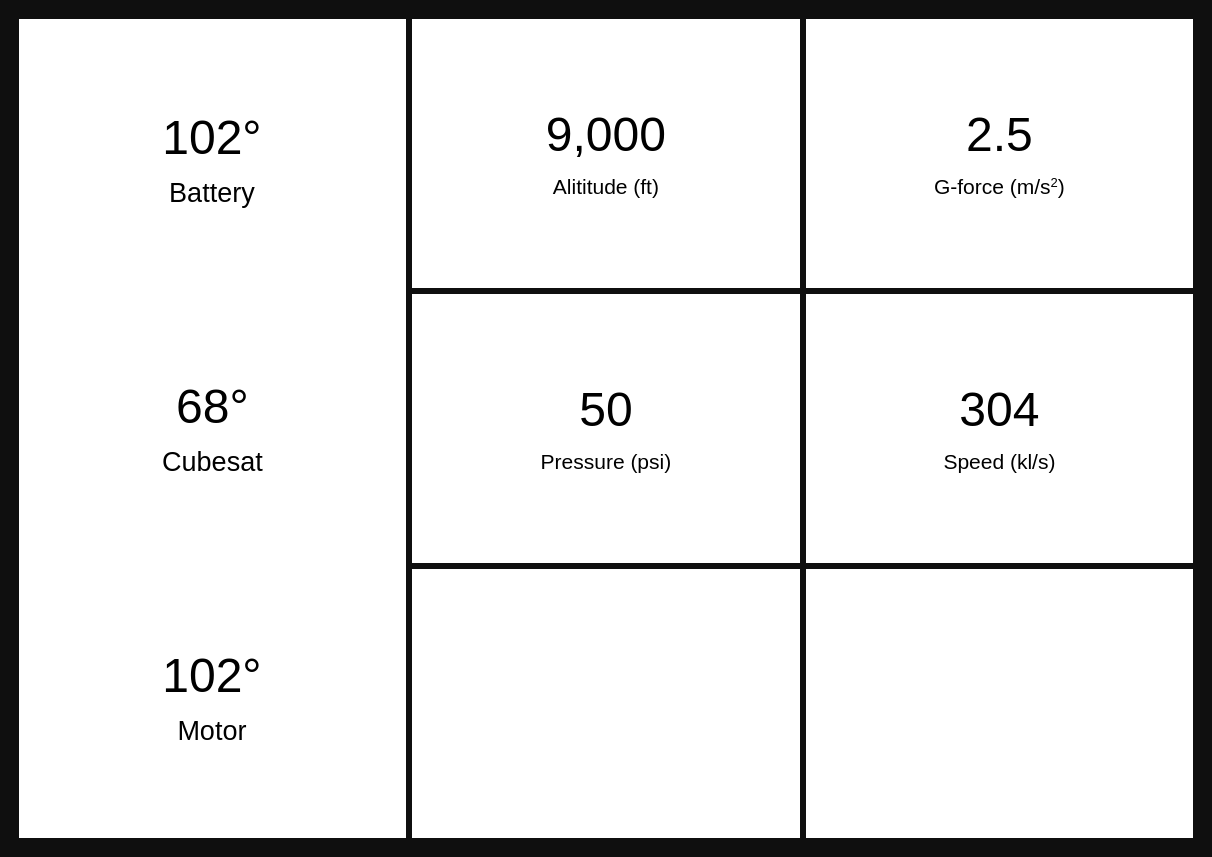
<?xml version="1.0" encoding="UTF-8"?>
<ui version="4.0">
 <class>MainWindow</class>
 <widget class="QMainWindow" name="MainWindow">
  <property name="geometry">
   <rect>
    <x>0</x>
    <y>0</y>
    <width>1212</width>
    <height>857</height>
   </rect>
  </property>
  <property name="windowTitle">
   <string>MainWindow</string>
  </property>
  <widget class="QWidget" name="centralwidget">
   <property name="styleSheet">
    <string notr="true">background-color: #0f0f0f;</string>
   </property>
   <layout class="QHBoxLayout" name="horizontalLayout">
    <item>
     <layout class="QGridLayout" name="gridLayout">
      <property name="leftMargin">
       <number>10</number>
      </property>
      <property name="topMargin">
       <number>10</number>
      </property>
      <property name="rightMargin">
       <number>10</number>
      </property>
      <property name="bottomMargin">
       <number>10</number>
      </property>
      <item row="1" column="2">
       <widget class="QWidget" name="widget" native="true">
        <property name="styleSheet">
         <string notr="true">background-color: white;
border-radius: 3.5em;
margin: 2.5em 4em;
max-width: 30em;
max-height: 17em;</string>
        </property>
        <layout class="QGridLayout" name="gridLayout_4">
         <item row="0" column="0">
          <widget class="QLabel" name="label_7">
           <property name="text">
            <string>&lt;html&gt;&lt;head/&gt;&lt;body&gt;&lt;p align=&quot;center&quot;&gt;&lt;span style=&quot; font-size:36pt;&quot;&gt;2.5&lt;/span&gt;&lt;/p&gt;&lt;p align=&quot;center&quot;&gt;&lt;span style=&quot; font-size:16pt;&quot;&gt;G-force (m/s&lt;/span&gt;&lt;span style=&quot; font-size:16pt; vertical-align:super;&quot;&gt;2&lt;/span&gt;&lt;span style=&quot; font-size:16pt;&quot;&gt;)&lt;/span&gt;&lt;/p&gt;&lt;/body&gt;&lt;/html&gt;</string>
           </property>
          </widget>
         </item>
        </layout>
       </widget>
      </item>
      <item row="2" column="1">
       <widget class="QWidget" name="widget" native="true">
        <property name="styleSheet">
         <string notr="true">background-color: white;
border-radius: 3.5em;
margin: 2.5em 4em;
max-width: 30em;
max-height: 17em;</string>
        </property>
        <layout class="QGridLayout" name="gridLayout_3">
         <item row="0" column="0">
          <widget class="QLabel" name="label_2">
           <property name="maximumSize">
            <size>
             <width>300</width>
             <height>287</height>
            </size>
           </property>
           <property name="text">
            <string>&lt;html&gt;&lt;head/&gt;&lt;body&gt;&lt;p align=&quot;center&quot;&gt;&lt;span style=&quot; font-size:36pt;&quot;&gt;50&lt;/span&gt;&lt;/p&gt;&lt;p align=&quot;center&quot;&gt;&lt;span style=&quot; font-size:16pt;&quot;&gt;Pressure (psi)&lt;/span&gt;&lt;/p&gt;&lt;/body&gt;&lt;/html&gt;</string>
           </property>
          </widget>
         </item>
        </layout>
       </widget>
      </item>
      <item row="3" column="1">
       <widget class="QWidget" name="gridWidget_5" native="true">
        <property name="styleSheet">
         <string notr="true">background-color: white;
border-radius: 1.5em;
margin: 4em;
max-height: 8em</string>
        </property>
        <layout class="QGridLayout" name="gridLayout_6"/>
       </widget>
      </item>
      <item row="2" column="2">
       <widget class="QWidget" name="widget" native="true">
        <property name="styleSheet">
         <string notr="true">background-color: white;
border-radius: 3.5em;
margin: 2.5em 4em;
max-width: 30em;
max-height: 17em;</string>
        </property>
        <layout class="QGridLayout" name="gridLayout_5">
         <item row="0" column="0">
          <widget class="QLabel" name="label_8">
           <property name="text">
            <string>&lt;html&gt;&lt;head/&gt;&lt;body&gt;&lt;p align=&quot;center&quot;&gt;&lt;span style=&quot; font-size:36pt;&quot;&gt;304&lt;/span&gt;&lt;/p&gt;&lt;p align=&quot;center&quot;&gt;&lt;span style=&quot; font-size:16pt;&quot;&gt;Speed (kl/s)&lt;/span&gt;&lt;/p&gt;&lt;/body&gt;&lt;/html&gt;</string>
           </property>
          </widget>
         </item>
        </layout>
       </widget>
      </item>
      <item row="1" column="0" rowspan="3">
       <widget class="QWidget" name="gridWidget" native="true">
        <property name="styleSheet">
         <string notr="true">background-color: white;
border-radius: 3.5em;
margin: 2.5em 5em;
max-width: 25em;</string>
        </property>
        <layout class="QGridLayout" name="gridLayout_8">
         <item row="6" column="0">
          <widget class="QLabel" name="label_4">
           <property name="text">
            <string>&lt;html&gt;&lt;head/&gt;&lt;body&gt;&lt;p align=&quot;center&quot;&gt;&lt;span style=&quot; font-size:36pt;&quot;&gt;68°&lt;/span&gt;&lt;/p&gt;&lt;p align=&quot;center&quot;&gt;&lt;span style=&quot; font-size:20pt;&quot;&gt;Cubesat&lt;/span&gt;&lt;/p&gt;&lt;/body&gt;&lt;/html&gt;</string>
           </property>
          </widget>
         </item>
         <item row="3" column="0" alignment="Qt::AlignHCenter">
          <widget class="QLabel" name="label">
           <property name="font">
            <font>
             <family>Arial</family>
             <pointsize>36</pointsize>
             <weight>75</weight>
             <bold>true</bold>
            </font>
           </property>
           <property name="text">
            <string>&lt;html&gt;&lt;head/&gt;&lt;body&gt;&lt;p align=&quot;center&quot;&gt;&lt;span style=&quot; font-weight:400;&quot;&gt;102°&lt;/span&gt;&lt;/p&gt;&lt;p align=&quot;center&quot;&gt;&lt;span style=&quot; font-size:20pt; font-weight:400;&quot;&gt;Battery&lt;/span&gt;&lt;/p&gt;&lt;/body&gt;&lt;/html&gt;</string>
           </property>
           <property name="alignment">
            <set>Qt::AlignCenter</set>
           </property>
          </widget>
         </item>
         <item row="7" column="0" alignment="Qt::AlignHCenter">
          <widget class="QLabel" name="label_3">
           <property name="text">
            <string>&lt;html&gt;&lt;head/&gt;&lt;body&gt;&lt;p align=&quot;center&quot;&gt;&lt;span style=&quot; font-size:36pt;&quot;&gt;102°&lt;/span&gt;&lt;/p&gt;&lt;p align=&quot;center&quot;&gt;&lt;span style=&quot; font-size:20pt;&quot;&gt;Motor&lt;/span&gt;&lt;/p&gt;&lt;/body&gt;&lt;/html&gt;</string>
           </property>
          </widget>
         </item>
        </layout>
       </widget>
      </item>
      <item row="1" column="1">
       <widget class="QWidget" name="widget" native="true">
        <property name="styleSheet">
         <string notr="true">background-color: white;
border-radius: 3.5em;
margin: 2.5em 4em;
max-width: 30em;
max-height: 17em;</string>
        </property>
        <layout class="QGridLayout" name="gridLayout_2">
         <item row="1" column="1">
          <widget class="QLabel" name="label_5">
           <property name="text">
            <string>&lt;html&gt;&lt;head/&gt;&lt;body&gt;&lt;p align=&quot;center&quot;&gt;&lt;span style=&quot; font-size:36pt;&quot;&gt;9,000&lt;/span&gt;&lt;/p&gt;&lt;p align=&quot;center&quot;&gt;&lt;span style=&quot; font-size:16pt;&quot;&gt;Alititude (ft)&lt;/span&gt;&lt;/p&gt;&lt;/body&gt;&lt;/html&gt;</string>
           </property>
           <property name="alignment">
            <set>Qt::AlignCenter</set>
           </property>
          </widget>
         </item>
        </layout>
       </widget>
      </item>
      <item row="3" column="2">
       <widget class="QWidget" name="widget" native="true">
        <property name="styleSheet">
         <string notr="true">background-color: white;
border-radius: 5em;
margin: 2.5em 4em;
max-height: 15em;</string>
        </property>
        <layout class="QGridLayout" name="gridLayout_7"/>
       </widget>
      </item>
     </layout>
    </item>
   </layout>
  </widget>
 </widget>
 <resources/>
 <connections/>
</ui>
